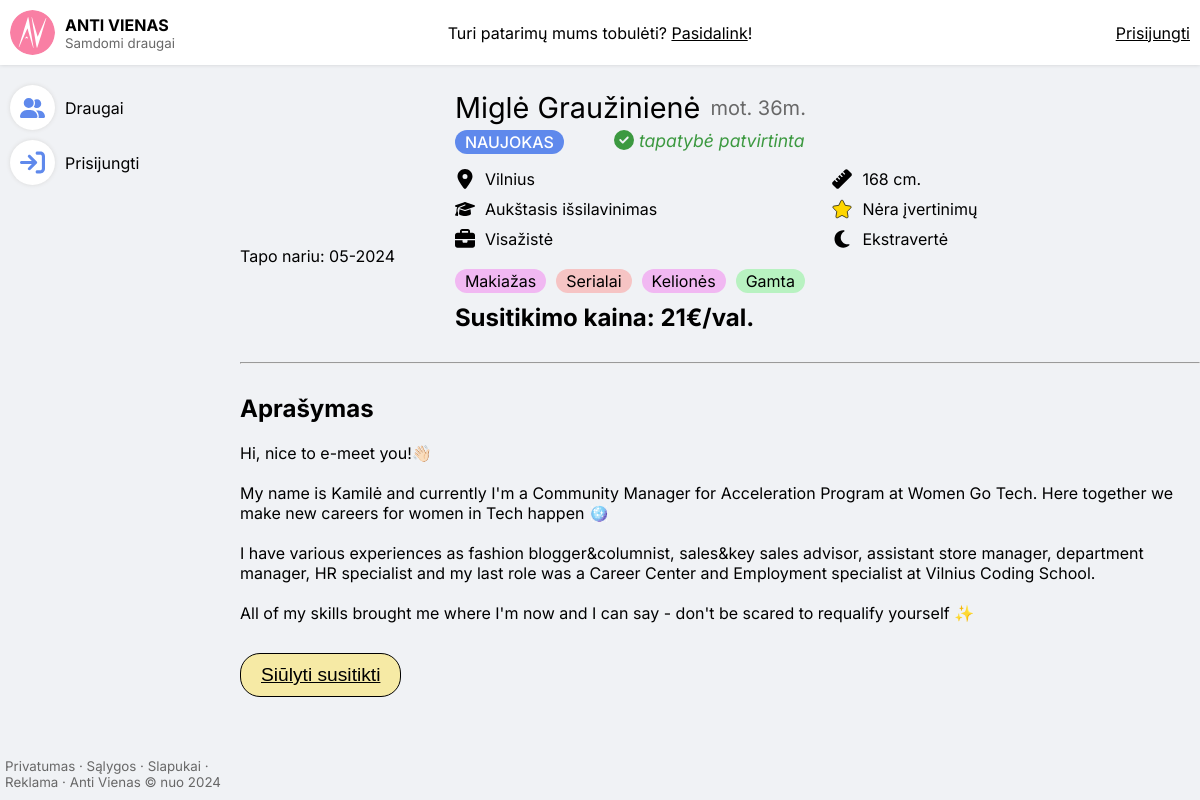
The app's page /profilis/2/ with its own data.
### antivienas/database/models.py (models this page shows, shortened)
class User(AbstractUser):
    class ProfileTypes(models.TextChoices):
        USER =      "User"
        FRIEND =    "Friend"
    class PersonalityTypes(models.TextChoices):
        INTRAVERT =     "Intravert"
        EKSTRAVERT =    "Ekstravert"
    class InterestColorHexes(models.TextChoices):
        GRAY =      "#D9D9D9", "Gray"
        RED =       "#F6C4C4", "Red"
        BLUE =      "#B2D8EE", "Blue"
        GREEN =     "#B8F2C1", "Green"
        PURPLE =    "#F1B8F2", "Purple"
        YELLOW =    "#F6EAA5", "Yellow"
    class EducationChoices(models.TextChoices):
        PAGRINDINIS = "Pagrindinis"
        VIDURINIS = "Vidurinis"
        AUKSTASIS = "Aukštasis"
        AUKSTESNYSIS = "Aukštesnysis"
        PRADINIS = "Pradinis"
    is_id_verified =    models.BooleanField(default=False)
    id_img =            models.ImageField(upload_to=user_img_upload_path, blank=True, null=True)
    profile_type =      models.CharField(max_length=6, choices=ProfileTypes, default=ProfileTypes.USER)
    birthday =          models.DateField(default=dt.date(1998,5,14))
    city =              models.CharField(max_length=15,choices=CityOfService,null=True,blank=True)
    job =               models.CharField(max_length=40, blank=True)
    description =       models.TextField(max_length=5000, blank=True)
    personality_type =  models.CharField(max_length=10, choices=PersonalityTypes, null=True, blank=True)
    gender =            models.CharField(max_length=10, choices=Genders, blank=True, null=True)
    education =         models.CharField(max_length=15, choices=EducationChoices, blank=True, null=True)
    height_cm =         models.PositiveIntegerField(blank=True, null=True, validators=[MinValueValidator(0), MaxValueValidator(300)])
    img_one =           models.ImageField(upload_to=upload_img_one, default="/user-no-avatar.png", storage=OverwriteStorage())
    img_two =           models.ImageField(upload_to=user_img_upload_path, blank=True, null=True)
    img_three =         models.ImageField(upload_to=user_img_upload_path, blank=True, null=True)
    interest_one =      models.CharField(max_length=50, blank=True)
    interest_two =      models.CharField(max_length=50, blank=True)
    interest_three =    models.CharField(max_length=50, blank=True)
    interest_four =     models.CharField(max_length=50, blank=True)
    interest_color_one =    models.CharField(max_length=7, choices=InterestColorHexes, default=InterestColorHexes.GRAY)
    interest_color_two =    models.CharField(max_length=7, choices=InterestColorHexes, default=InterestColorHexes.GRAY)
    interest_color_three =  models.CharField(max_length=7, choices=InterestColorHexes, default=InterestColorHexes.GRAY)
    interest_color_four =   models.CharField(max_length=7, choices=InterestColorHexes, default=InterestColorHexes.GRAY)
    @property
    def age(self):
        return int((dt.datetime.now().date() - self.birthday).days / 365.25)

class FriendSetting(models.Model):
    friend =            models.OneToOneField(User, on_delete=models.CASCADE, primary_key=True)
    price_per_hour =    models.PositiveIntegerField(default=0)
    orders_completed =  models.PositiveIntegerField(default=0)
    is_public =         models.BooleanField(default=False)
    account_number =            models.CharField(max_length=20, blank=True)
    account_holder_details =    models.CharField(max_length=200, blank=True)
    class LvlOfExperience(models.IntegerChoices):
        NEWBIE      = 1, "Naujokas"       # pradinis lygis
        EXPERIENCED = 2, "Patyręs"  # po 2 sėkmingų užsakymų
        VETERAN     = 3, "Veteranas"      # po 10 sėkmingų užsakymų
        EXPERT      = 4, "Ekspertas"       # specialus lygis psichologams
    level =     models.SmallIntegerField(choices=LvlOfExperience, default=LvlOfExperience.NEWBIE)
    created =   models.DateTimeField(auto_now_add=True)

### antivienas/backend/views.py (the view)
# urls.py: path("profilis/<int:user_id>/", views.profile_page, name="profile"),
def profile_page(request, user_id):
    template = "pages/profile.html"
    context = {'colors':COLORS,
               'cities': CITY_CHOICES,
               'educations':EDU_CHOICES,
               'genders':GENDERS,
               'personality_types': PERSONALITY_TYPES,
               'meeting_hours' : MEETING_HOURS}
    try:
        user = User.objects.get(pk=user_id)
        context["user"] = user
    except:
        return redirect("index")
    if user.gender == Genders.VYRAS:
        context['text_ending'] = "as"
    else:
        context['text_ending'] = "ė"
    try:
        friend_params = FriendSetting.objects.get(friend=user)
        context["friend_params"] = friend_params
    except:
        pass
    return render(request, template, context)

### antivienas/frontend/templates/pages/profile.html (shortened to what this page needs)
<!DOCTYPE html>
{% load static %}
<html lang="lt">
<head>
    <link rel="stylesheet" href="{% static 'styles/style.css' %}" />
</head>
<body x-data="{'isIDModalOpen': false, 'isEditModalOpen': false, 'isOrderModalOpen': false, 'isSettingsModalOpen':false}" x-on:keydown.escape="isIDModalOpen=false; isEditModalOpen=false; isOrderModalOpen=false; isSettingsModalOpen=false">
    {% include "components/top-nav.html" %}
    <main class="main-section main-double-split">
        <div class="left-container">
            {% include "components/side-nav.html" %}
            {% include "components/terms-of-service.html" %}
        </div>
        <div class="middle-container">
            <div class="profile-manager">
                <div class="details-container">
                    <div class="images-container">
                        <div class="image-container" data-id="0">
                        </div>
                        <p>Tapo nariu: {{user.date_joined|date:"m-Y"}}</p>
                    </div>
                    <div class="info-container">
                        <div class="name-container"><h1>{{user.first_name}} {{user.last_name}}</h1> <small>{{ user.gender|lower|slice:"0:3" }}. {{ user.age }}m.</small></div>
                        <div class="level-container">
                            {% if friend_params %}
                            <p class="level" style="background-color: var(--blue);">{{friend_params.get_level_display}}</p>
                            {% endif %}
                            <div class="id-container">
                            {% if user.is_id_verified %}
                                <svg style="fill: var(--checkmark-color);" xmlns="http://www.w3.org/2000/svg" viewBox="0 0 512 512"><path d="M256 512A256 256 0 1 0 256 0a256 256 0 1 0 0 512zM369 209L241 337c-9.4 9.4-24.6 9.4-33.9 0l-64-64c-9.4-9.4-9.4-24.6 0-33.9s24.6-9.4 33.9 0l47 47L335 175c9.4-9.4 24.6-9.4 33.9 0s9.4 24.6 0 33.9z"/></svg>
                                <p style="color: var(--checkmark-color);">tapatybė patvirtinta</p>
                            {% endif %}
                            </div>
                        </div>
                        <div class="detail-grid">
                            <div>
                                <svg xmlns="http://www.w3.org/2000/svg" viewBox="0 0 384 512"><path d="M215.7 499.2C267 435 384 279.4 384 192C384 86 298 0 192 0S0 86 0 192c0 87.4 117 243 168.3 307.2c12.3 15.3 35.1 15.3 47.4 0zM192 128a64 64 0 1 1 0 128 64 64 0 1 1 0-128z"/></svg>
                                <p>{{user.city}}</p>
                            </div>
                            <div>
                                {% if user.height_cm %}
                                <p>{{user.height_cm}} cm.</p>
                                {% else %}
                                <p>Nenurodyta</p>
                                {% endif %}
                            </div>
                            <div>
                                {% if user.education %}
                                <p>{{user.education}} išsilavinimas</p>
                                {% else %}
                                <p>Nenurodyta</p>
                                {% endif %}
                            </div>
                            <div class="rating">
                                <p>Nėra įvertinimų</p>
                            </div>
                            <div>
                                {% if user.job %}
                                <p>{{ user.job }}</p>
                                {% else %}
                                <p>Nenurodyta</p>
                                {% endif %}
                            </div>
                            <div>
                                {% if user.personality_type %}
                                <p>{{user.personality_type}}{{text_ending}}</p>
                                {% else %}
                                <p>Nenurodyta</p>
                                {% endif %}
                            </div>
                        </div>
                        <div class="interest-container">
                            {% if user.interest_one %}
                            <p class="interest-item" style="background-color: {{ user.interest_color_one }};">{{user.interest_one}}</p>
                            {% endif %}
                            {% if user.interest_two %}
                            <p class="interest-item" style="background-color: {{ user.interest_color_two }};">{{user.interest_two}}</p>
                            {% endif %}
                            {% if user.interest_three %}
                            <p class="interest-item" style="background-color: {{ user.interest_color_three }};">{{user.interest_three}}</p>
                            {% endif %}
                            {% if user.interest_four %}
                            <p class="interest-item" style="background-color: {{ user.interest_color_four }};">{{user.interest_four}}</p>
                            {% endif %}
                        </div>
                        {% if friend_params and friend_params.is_public %}
                        <div class="price-container">
                            <p><strong>Susitikimo kaina: {{friend_params.price_per_hour}}€/val.</strong></p>
                        </div>
                        {% endif %}
                    </div>
                </div>
                <hr>
                <div class="description-container">
                    {% if user.description %}
                    <h2>Aprašymas</h2>
                    {{ user.description|linebreaks }}
                    {% else %}
                    <p style="font-style: italic; margin: 0px 10px;">Aprašymo nėra</p>
                    {% endif %}
                </div>
                <div class="btn-container">
                    {% if friend_params and request.user and request.user != friend_params.friend %}
                        {% if request.user.is_authenticated %}
                    <button type="button" id="order-btn" x-on:click="isOrderModalOpen = true">Siūlyti susitikti</button>
                        {% else %}
                        <a href="{% url 'login' %}"><button type="button" id="order-btn">Siūlyti susitikti</button></a>
                        {% endif %}
                    {% endif %}
                </div>
            </div>
        </div>
    </main>
</body>
</html>

### antivienas/static/styles/style.css (style rules this page uses)
:root { --bg: #F0F2F5; --component-bg: white; --text: black; --pre-text: #686868; --light-gray: #D9D9D9; --nav-hover: #E8E9EA; --fade: #00000025; --expander-gray: #EAEAEA; --blue: #5f89ec; --soft-blue: #C9DEFF; --blue-hover: #81a6fd; --blue-notification: #A5CFED; --star-color: #FFD600; --yellow: #F6EAA5; --checkmark-color: #3c9940; --light-green: #CFF8D1; --light-green-hover: #b0f5b6; --accept-color: #84DC75; --pink: #F97FA4; --red: #FF8C8C; }
*,*::before,*::after { box-sizing: border-box; margin: 0; }
html, body { height: 100%; }
body { font-family: 'Inter', sans-serif; background-color: var(--bg); }
a { color: var(--text); }
.main-double-split { display: grid; grid-template-columns: 1fr 4fr; }
main { padding-top: 70px; height: 100%; }
.left-container { padding: 10px 5px; display: flex; flex-direction: column; justify-content: space-between; }
.middle-container { display: flex; flex-direction: column; align-items: center; -ms-overflow-style: none; scrollbar-width: none; overflow-y: scroll; }
.friend-container .level, .level-container .level { padding: 2px 10px; border-radius: 20px; text-transform: uppercase; font-weight: 500; color: var(--component-bg); }
.interest-item { padding: 2px 10px; border-radius: 20px; }
.middle-container .profile-manager { width: 100%; max-width: 1000px; display: flex; flex-direction: column; gap: 30px; margin-top: 20px; margin-bottom: 50px; }
.profile-manager .description-container { margin-right: 20px; }
.profile-manager .description-container p { margin-top: 20px; }
.profile-manager svg { width: 20px; height: 20px; }
.profile-manager .images-container { display: flex; flex-direction: column; gap: 5px; height: 100%; justify-content: space-evenly; }
.profile-manager .info-container { display: flex; flex-direction: column; }
.profile-manager .details-container { display: grid; grid-template-columns: 1.1fr 4fr; gap: 10px; align-items: center; }
.info-container .name-container { display: flex; gap: 10px; align-items: center; }
.info-container .level-container { display: flex; gap: 50px; margin: 5px 0px; }
.info-container .name-container small { font-size: 20px; color: var(--pre-text); }
.info-container .id-container { display: flex; gap: 5px; }
.info-container .id-container svg { width: 20px; }
.info-container .id-container p { font-size: 1.1em; font-style: italic; }
.info-container .detail-grid { display: grid; grid-template-columns: 1fr 1fr; gap: 10px; margin: 10px 0px; }
.detail-grid>div { display: flex; gap: 10px; }
.info-container h1 { font-weight: 400; font-size: 1.8em; }
.info-container .interest-container { display: flex; gap: 10px; margin: 10px 0px; }
.info-container .rating svg { fill: var(--star-color); stroke: var(--text); stroke-width: 20; }
.info-container .price-container { margin-top: auto; }
.info-container .price-container p { font-size: 1.5em; }
.profile-manager .btn-container { display: flex; gap: 20px; }
.profile-manager .btn-container button { background: var(--yellow); border: 1px solid black; font-size: 1.2em; padding: 10px 20px; border-radius: 20px; text-decoration: underline; }

### records on screen
User: date_joined "05-2024", first_name "Miglė", last_name "Graužinienė", gender "mot", age "36", city "Vilnius", height_cm "168", education "Aukštasis", job "Visažistė", personality_type "Ekstravert", interest_one "Makiažas", interest_two "Serialai", interest_three "Kelionės", interest_four "Gamta", description "Hi, nice to e-meet you!👋🏻 My name is Kamilė and currently I'm a Community Manager for Acceleration Program at Women Go Tech. Here together we make new careers for women in Tech happen 🪩 I have various experiences as fashion blogger&columnist, sales&key sales advisor, assistant store manager, department manager, HR specialist and my last role was a Career Center and Employment specialist at Vilnius Coding School. All of my skills brought me where I'm now and I can say - don't be scared to requalify yourself ✨"
FriendSetting: level "NAUJOKAS", price_per_hour "21"

### other values on screen
{{ text_ending }} "ė"
